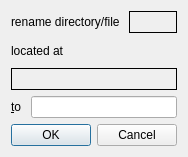
<?xml version="1.0" encoding="UTF-8"?>
<ui version="4.0">
 <class>MRenameDialog</class>
 <widget class="QDialog" name="MRenameDialog">
  <property name="geometry">
   <rect>
    <x>0</x>
    <y>0</y>
    <width>187</width>
    <height>157</height>
   </rect>
  </property>
  <property name="windowTitle">
   <string>rename directory/file</string>
  </property>
  <property name="windowIcon">
   <iconset resource="resfile.qrc">
    <normaloff>:/new/icons/icons/file_icon.png</normaloff>:/new/icons/icons/file_icon.png</iconset>
  </property>
  <layout class="QVBoxLayout" name="verticalLayout">
   <item>
    <layout class="QHBoxLayout" name="horizontalLayout_2">
     <item>
      <widget class="QLabel" name="label">
       <property name="text">
        <string>rename directory/file </string>
       </property>
      </widget>
     </item>
     <item>
      <widget class="QLabel" name="lblOld">
       <property name="frameShape">
        <enum>QFrame::Box</enum>
       </property>
       <property name="text">
        <string notr="true"/>
       </property>
       <property name="textInteractionFlags">
        <set>Qt::TextSelectableByKeyboard|Qt::TextSelectableByMouse</set>
       </property>
      </widget>
     </item>
    </layout>
   </item>
   <item>
    <widget class="QLabel" name="label_3">
     <property name="text">
      <string>located at</string>
     </property>
    </widget>
   </item>
   <item>
    <widget class="QLabel" name="lblOldPath">
     <property name="frameShape">
      <enum>QFrame::Box</enum>
     </property>
     <property name="text">
      <string notr="true"/>
     </property>
     <property name="textInteractionFlags">
      <set>Qt::TextSelectableByKeyboard|Qt::TextSelectableByMouse</set>
     </property>
    </widget>
   </item>
   <item>
    <layout class="QHBoxLayout" name="horizontalLayout">
     <item>
      <widget class="QLabel" name="label_2">
       <property name="text">
        <string>&amp;to </string>
       </property>
       <property name="buddy">
        <cstring>txtNew</cstring>
       </property>
      </widget>
     </item>
     <item>
      <widget class="QLineEdit" name="txtNew">
       <property name="text">
        <string notr="true"/>
       </property>
      </widget>
     </item>
    </layout>
   </item>
   <item>
    <widget class="QDialogButtonBox" name="buttonBox">
     <property name="orientation">
      <enum>Qt::Horizontal</enum>
     </property>
     <property name="standardButtons">
      <set>QDialogButtonBox::Cancel|QDialogButtonBox::Ok</set>
     </property>
    </widget>
   </item>
  </layout>
 </widget>
 <tabstops>
  <tabstop>txtNew</tabstop>
  <tabstop>buttonBox</tabstop>
 </tabstops>
 <resources>
  <include location="resfile.qrc"/>
 </resources>
 <connections>
  <connection>
   <sender>buttonBox</sender>
   <signal>accepted()</signal>
   <receiver>MRenameDialog</receiver>
   <slot>accept()</slot>
   <hints>
    <hint type="sourcelabel">
     <x>248</x>
     <y>254</y>
    </hint>
    <hint type="destinationlabel">
     <x>157</x>
     <y>274</y>
    </hint>
   </hints>
  </connection>
  <connection>
   <sender>buttonBox</sender>
   <signal>rejected()</signal>
   <receiver>MRenameDialog</receiver>
   <slot>reject()</slot>
   <hints>
    <hint type="sourcelabel">
     <x>316</x>
     <y>260</y>
    </hint>
    <hint type="destinationlabel">
     <x>286</x>
     <y>274</y>
    </hint>
   </hints>
  </connection>
 </connections>
</ui>
